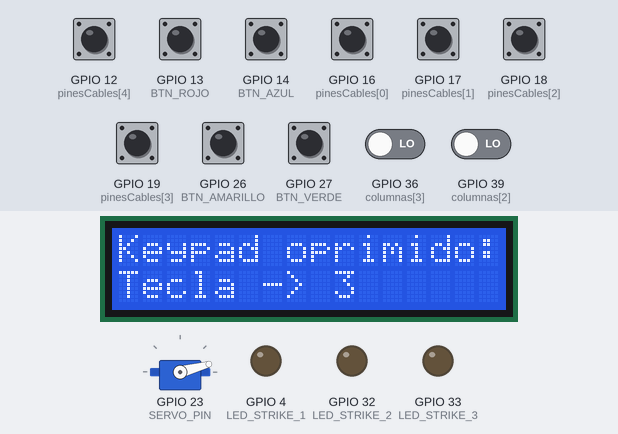
Bench run of a sketch on a simulated ESP32. Parts: 16×2 character LCD, servo, output pins drawn as LEDs (lit = HIGH). Wiring (inferred from the names in the program): 2×2 keypad with keys 1 2 3 4 (labels assumed): rows GPIO 15, GPIO 25; columns GPIO 35, GPIO 34. The inputs (shaded band) are chosen by the test bench; at power-on: GPIO 12 (pinesCables[4]), GPIO 13 (BTN_ROJO), GPIO 14 (BTN_AZUL), GPIO 16 (pinesCables[0]), GPIO 17 (pinesCables[1]), GPIO 18 (pinesCables[2]), GPIO 19 (pinesCables[3]), GPIO 26 (BTN_AMARILLO), GPIO 27 (BTN_VERDE) HIGH, GPIO 36 (columnas[3]), GPIO 39 (columnas[2]) LOW. Pins used as bus, display or sensor lines are not drawn; what the sketch prints to the serial monitor is not drawn.

Above: at 1.7 s.
1.8 s: GPIO 26 (BTN_AMARILLO) pulled LOW for 0.15 s
At 2.08 s:
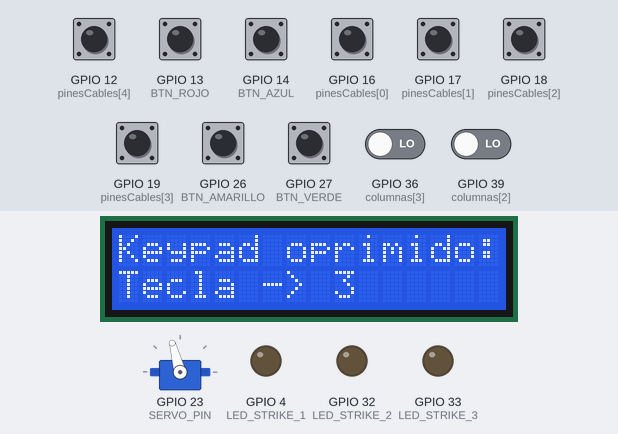
3.7 s: GPIO 13 (BTN_ROJO) pulled LOW for 1 s
At 3.79 s:
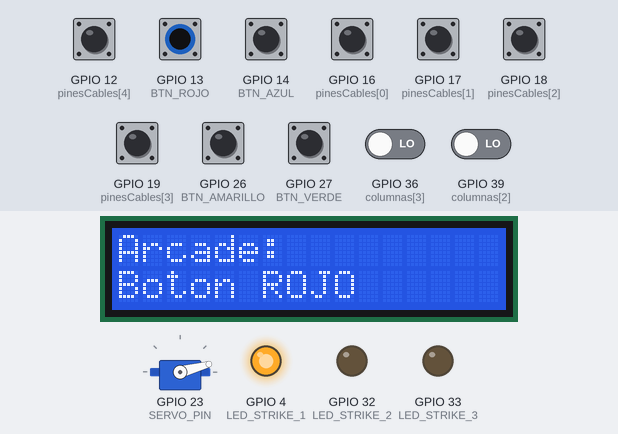
6.2 s: GPIO 14 (BTN_AZUL) pulled LOW for 0.15 s
At 6.27 s:
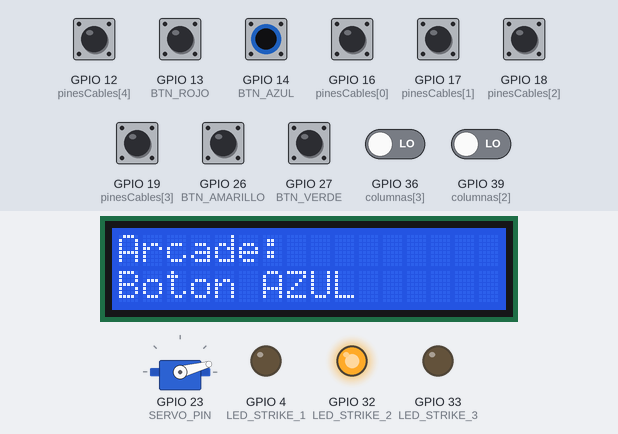
7.8 s: GPIO 27 (BTN_VERDE) pulled LOW for 0.15 s
At 9.1 s:
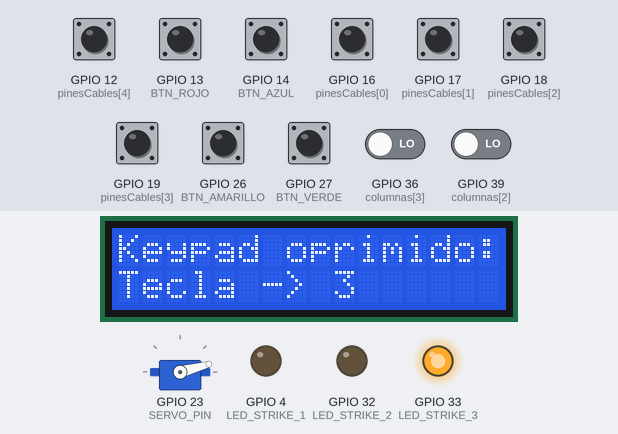
9.4 s: GPIO 12 (pinesCables[4]) pulled LOW for 0.15 s
At 9.66 s:
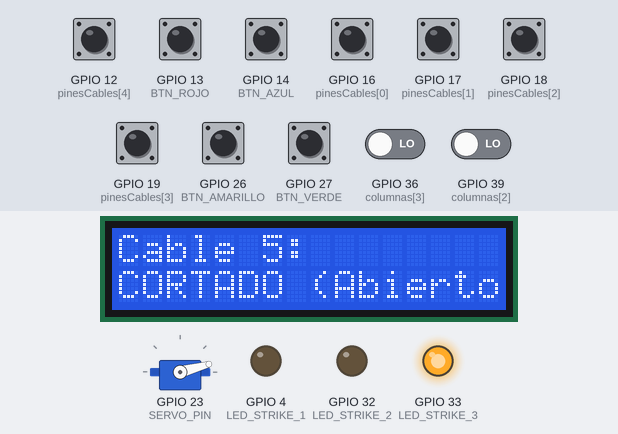
11.2 s: GPIO 39 (columnas[2]) driven HIGH
At 11.9 s:
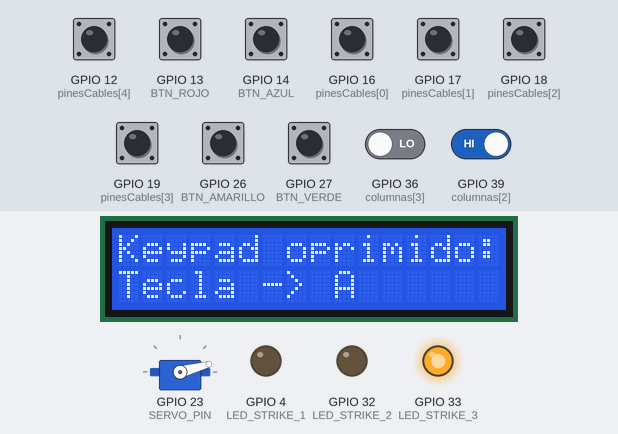
Timing chart, 0 to 13.7 s (numbered marks = the images above; inputs shaded):
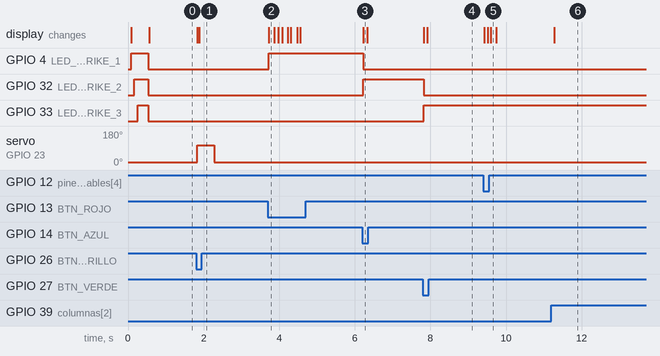

Measured:
- after the input at 1.8 s, servo on GPIO 23 (SERVO_PIN): 15° → 105° at once, → 15° 0.45 s later; the display: first changes at once (image 1 shows a later state)
- after the input at 3.7 s, GPIO 4 (LED_STRIKE_1): LOW → HIGH at once; the display: changes at once (image 2)
- after the input at 6.2 s, GPIO 4 (LED_STRIKE_1): HIGH → LOW at once; GPIO 32 (LED_STRIKE_2): LOW → HIGH at once; the display: changes at once (image 3)
- after the input at 7.8 s, GPIO 32 (LED_STRIKE_2): HIGH → LOW at once; GPIO 33 (LED_STRIKE_3): LOW → HIGH at once; the display: first changes at once (image 4 shows a later state)
- after the input at 9.4 s, the display: first changes at once (image 5 shows a later state)
- after the input at 11.2 s, the display: changes after 0.08 s (image 6)

The sketch:

probar_hardware.ino
```cpp
#include <Wire.h>
#include <LiquidCrystal_I2C.h>
#include <ESP32Servo.h>

// ==========================================
// 1. LCD I2C (A14 = SDA, A17 = SCL)
// ==========================================
#define SDA_PIN 21
#define SCL_PIN 22
LiquidCrystal_I2C lcd(0x27, 16, 2);

// ==========================================
// 2. TECLADO MATRICIAL 4x4 (Lectura directa)
// ==========================================
byte filas[4]    = {15, 2, 0, 5};     // A4, A5, A6, A10
byte columnas[4] = {35, 34, 39, 36};  // J14, J15, J16, J17

char teclas[4][4] = {
  {'1', '2', '3', 'A'},
  {'4', '5', '6', 'B'},
  {'7', '8', '9', 'C'},
  {'*', '0', '#', 'D'}
};

unsigned long ultimaTeclaMs = 0;

// ==========================================
// 3. BOTONES ARCADE (COM a GND -> INPUT_PULLUP)
// ==========================================
#define BTN_ROJO     13  // J5
#define BTN_AZUL     14  // J8
#define BTN_VERDE    27  // J9
#define BTN_AMARILLO 26  // J10

unsigned long ultimoBotonMs = 0;

// ==========================================
// 4. CABLES CORTABLES (Extremo a GND -> INPUT_PULLUP)
// ==========================================
const int pinesCables[5] = {16, 17, 18, 19, 12}; // A8, A9, A11, A12, J7
bool estadoCableAnterior[5];

// ==========================================
// 5. LEDs STRIKE, BUZZER Y SERVOMOTOR
// ==========================================
#define LED_STRIKE_1 4   // A7
#define LED_STRIKE_2 32  // J13
#define LED_STRIKE_3 33  // J12
#define BUZZER_PIN   25  // J11
#define SERVO_PIN    23  // A18 (señal directa o con resistencia baja)

Servo servoGlobo;
bool servoActivo = false;
unsigned long tiempoInicioServo = 0;

void setup() {
  Serial.begin(115200);

  // LCD
  Wire.begin(SDA_PIN, SCL_PIN);
  lcd.init();
  lcd.backlight();
  lcd.setCursor(0, 0);
  lcd.print("TEST COMPLETO B1");
  lcd.setCursor(0, 1);
  lcd.print("Todo listo...");

  // Teclado Matricial (Sin INPUT_PULLUP en columnas por resistencias externas)
  for (int i = 0; i < 4; i++) {
    pinMode(filas[i], OUTPUT);
    digitalWrite(filas[i], HIGH);
    pinMode(columnas[i], INPUT);
  }

  // Botones Arcade
  pinMode(BTN_ROJO, INPUT_PULLUP);
  pinMode(BTN_AZUL, INPUT_PULLUP);
  pinMode(BTN_VERDE, INPUT_PULLUP);
  pinMode(BTN_AMARILLO, INPUT_PULLUP);

  // Cables Cortables
  for (int i = 0; i < 5; i++) {
    pinMode(pinesCables[i], INPUT_PULLUP);
    estadoCableAnterior[i] = digitalRead(pinesCables[i]);
  }

  // LEDs y Buzzer
  pinMode(LED_STRIKE_1, OUTPUT);
  pinMode(LED_STRIKE_2, OUTPUT);
  pinMode(LED_STRIKE_3, OUTPUT);
  pinMode(BUZZER_PIN, OUTPUT);

  // Servomotor en reposo (15° evita tope mecánico interno del SG90)
  servoGlobo.attach(SERVO_PIN, 500, 2400);
  servoGlobo.write(15);

  // Barrido inicial de LEDs y Buzzer
  digitalWrite(LED_STRIKE_1, HIGH);
  beepCorto(80);
  digitalWrite(LED_STRIKE_2, HIGH);
  beepCorto(80);
  digitalWrite(LED_STRIKE_3, HIGH);
  beepCorto(80);
  delay(200);
  digitalWrite(LED_STRIKE_1, LOW);
  digitalWrite(LED_STRIKE_2, LOW);
  digitalWrite(LED_STRIKE_3, LOW);
}

void loop() {
  // 0. Actualizar retorno del servomotor sin bloquear el loop
  actualizarServo();

  // 1. Lectura del Teclado Matricial 4x4
  char tecla = leerTecladoDirecto();
  if (tecla != '\0') {
    Serial.printf("[KEYPAD] Tecla: %c\n", tecla);
    mostrarEnLCD("Keypad oprimido:", "Tecla -> " + String(tecla));
    beepCorto(50);

    // '#' o '*' disparan el servomotor al instante
    if (tecla == '#' || tecla == '*') {
      activarServoInstantaneo();
    }
  }

  // 2. Lectura de Botones Arcade (con antirrebote no bloqueante)
  if (millis() - ultimoBotonMs > 250) {
    if (digitalRead(BTN_ROJO) == LOW) {
      ultimoBotonMs = millis();
      probarBoton("Boton ROJO", HIGH, LOW, LOW);
    }
    else if (digitalRead(BTN_AZUL) == LOW) {
      ultimoBotonMs = millis();
      probarBoton("Boton AZUL", LOW, HIGH, LOW);
    }
    else if (digitalRead(BTN_VERDE) == LOW) {
      ultimoBotonMs = millis();
      probarBoton("Boton VERDE", LOW, LOW, HIGH);
    }
    else if (digitalRead(BTN_AMARILLO) == LOW) {
      ultimoBotonMs = millis();
      Serial.println("[ARCADE] Boton AMARILLO -> Servo");
      mostrarEnLCD("Boton AMARILLO", "Activando Servo!");
      activarServoInstantaneo();
    }
  }

  // 3. Lectura de Cables Cortables (1 al 5)
  for (int i = 0; i < 5; i++) {
    bool estadoActual = digitalRead(pinesCables[i]);
    if (estadoActual != estadoCableAnterior[i]) {
      estadoCableAnterior[i] = estadoActual;
      String estado = (estadoActual == HIGH) ? "CORTADO (Abierto)" : "CONECTADO (GND)";
      Serial.printf("[CABLE %d] %s\n", i + 1, estado.c_str());
      mostrarEnLCD("Cable " + String(i + 1) + ":", estado);
      beepCorto(60);
    }
  }
}

// ==========================================
// FUNCIONES AUXILIARES
// ==========================================
char leerTecladoDirecto() {
  if (millis() - ultimaTeclaMs < 220) return '\0';

  for (int f = 0; f < 4; f++) {
    digitalWrite(filas[f], LOW);
    delayMicroseconds(100);
    for (int c = 0; c < 4; c++) {
      if (digitalRead(columnas[c]) == LOW) {
        digitalWrite(filas[f], HIGH);
        ultimaTeclaMs = millis();
        return teclas[f][c];
      }
    }
    digitalWrite(filas[f], HIGH);
  }
  return '\0';
}

void mostrarEnLCD(String l1, String l2) {
  lcd.clear();
  lcd.setCursor(0, 0);
  lcd.print(l1);
  lcd.setCursor(0, 1);
  lcd.print(l2);
}

void beepCorto(int ms) {
  digitalWrite(BUZZER_PIN, HIGH);
  delay(ms);
  digitalWrite(BUZZER_PIN, LOW);
}

void probarBoton(String nombre, int l1, int l2, int l3) {
  Serial.println("[ARCADE] " + nombre);
  mostrarEnLCD("Arcade:", nombre);
  digitalWrite(LED_STRIKE_1, l1);
  digitalWrite(LED_STRIKE_2, l2);
  digitalWrite(LED_STRIKE_3, l3);
  beepCorto(60);
}

void activarServoInstantaneo() {
  Serial.println("[SERVO] Golpe inmediato a 105 grados...");
  servoGlobo.write(105);
  digitalWrite(BUZZER_PIN, HIGH);
  servoActivo = true;
  tiempoInicioServo = millis();
}

void actualizarServo() {
  if (servoActivo && (millis() - tiempoInicioServo >= 450)) {
    servoGlobo.write(15);
    digitalWrite(BUZZER_PIN, LOW);
    servoActivo = false;
    Serial.println("[SERVO] Regreso a 15 grados.");
  }
}
```
